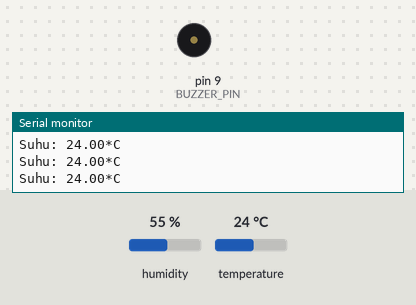
Bench run of a sketch on a simulated Arduino Uno, built with avr-gcc and run on an emulated ATmega328P. Shown: buzzer (waves = sounding, pin HIGH), the last lines printed to the serial monitor. Inputs (shaded band) come from the test bench; at power-on: temperature 24 °C, humidity 55 %.

Above: at 2.8 s.
2.9 s: temperature set to 29.2 °C
5.6 s: temperature set to 30.5 °C
At 6.17 s:
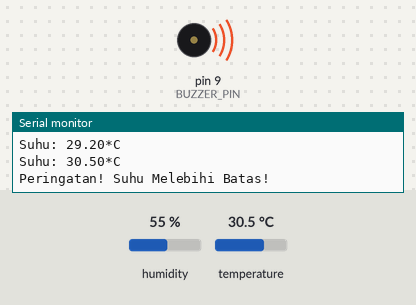
9.9 s: temperature set to 12 °C
At 10.18 s:
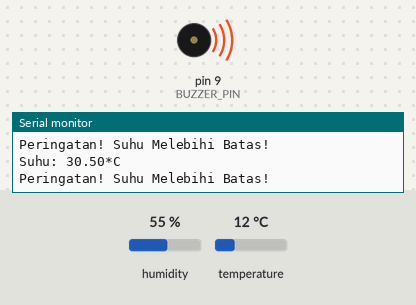
12.6 s: temperature set to 33 °C
At 13.0 s:
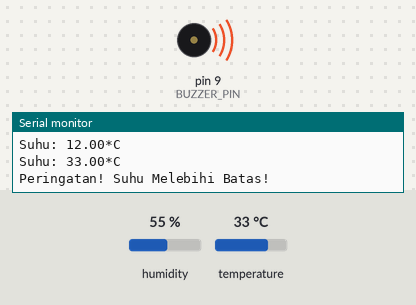
Timing chart, 0 to 17.2 s (numbered marks = the images above; inputs shaded):
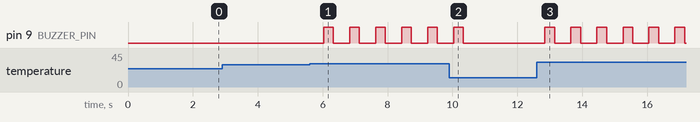

The sketch:

alarm-suhu.ino
```cpp
#include <DHT.h>

#define DHTPIN 2        // Pin data untuk sensor DHT21
#define DHTTYPE DHT21   // Tipe sensor DHT21
#define BUZZER_PIN 9    // Pin untuk buzzer

DHT dht(DHTPIN, DHTTYPE);

void setup() {
  Serial.begin(9600);   // Mengaktifkan Serial Monitor dengan baud rate 9600
  dht.begin();          // Inisialisasi sensor DHT21
  pinMode(BUZZER_PIN, OUTPUT);
}

void loop() {
  // Membaca suhu dari sensor
  float t = dht.readTemperature(); // Membaca suhu dalam Celsius

  // Periksa apakah pembacaan dari sensor berhasil
  if (isnan(t)) {
    Serial.println("Gagal membaca data dari sensor DHT22!");
    return;
  }

  // Menampilkan data suhu dan kelembapan di Serial Monitor
  Serial.print("Suhu: ");
  Serial.print(t);
  Serial.println("*C");

  // Logika untuk mengaktifkan buzzer jika suhu melebihi ambang batas
  if (t > 30) {    // Sesuaikan batas sesuai kebutuhan
    digitalWrite(BUZZER_PIN, HIGH);  // Nyalakan buzzer
    Serial.println("Peringatan! Suhu Melebihi Batas!");
    delay(300);
    digitalWrite(BUZZER_PIN, LOW);   // Matikan buzzer
  } else {
    digitalWrite(BUZZER_PIN, LOW);   // Matikan buzzer
  }

  delay(500); // Baca setiap 2 detik
}
```

Measured:
- the behaviour switches between 30 and 30.1 °C on temperature (found by bisection; images 0 and 1)
- after the input at 5.6 s, pin 9 (BUZZER_PIN): alternates HIGH for 0.30 s and LOW for 0.50 s, starting after 0.43 s
- after the input at 9.9 s, pin 9 (BUZZER_PIN): goes on until 10.3 s, then stays LOW
- after the input at 12.6 s, pin 9 (BUZZER_PIN): alternates HIGH for 0.30 s and LOW for 0.50 s, starting after 0.25 s
